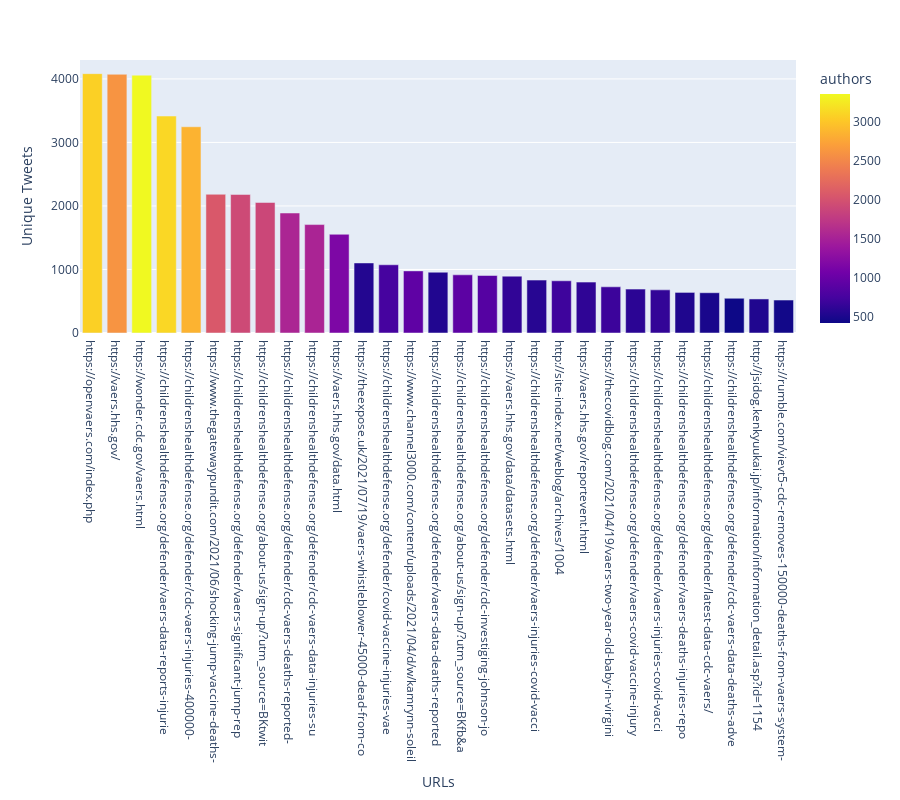

Notebook code cell kept with this figure:
### Code cell
nazgp = txturldf[~txturldf.az_keyword.notna()] \
    .groupby(["expanded_url"]).nunique().sort_values(["nodeID"],ascending=False).reset_index()
nazgp

"Number of Tweets, and authors for URLs (AstraZeneca not mentioned)"

import plotly.express as px
fig = px.bar(nazgp.rename(columns=dict(nodeID="tweets",nodeUserID="authors"))[nazgp["nodeID"]>500],
              x="expanded_url",y="tweets",color="authors",height=800)
fig = fig.update_layout(legend_title="Legend",legend=dict(
    yanchor="top",
    y=1,
    xanchor="right",
    x=1,
    bgcolor='rgba(0,0,0,0)',
))
fig = fig.update_xaxes(title_text='URLs',ticktext=nazgp['expanded_url'].str.slice(0,70).tolist(),
                       tickmode="array",
                       tickvals=list(range(len(nazgp))))
fig = fig.update_yaxes(title_text='Unique Tweets')
fig.show()

### Figure 1 — Plotly figure (JSON) as saved in the notebook; plotly's stock layout.template omitted (floating-point values rounded to 4 significant figures; data arrays with more than 128 entries replaced by an {"elided": "..."} marker saying what was removed)
{"data": [{"alignmentgroup": "True", "hovertemplate": "expanded_url=%{x}<br>tweets=%{y}<br>authors=%{marker.color}<extra></extra>", "legendgroup": "", "marker": {"color": [3074, 2606, 3355, 3117, 2855, 2066, 1916, 1893, 1549, 1535, 1165, 549, 753, 937, 541, 913, 864, 631, 575, 707, 618, 692, 597, 644, 526, 493, 425, 536, 453], "coloraxis": "coloraxis", "pattern": {"shape": ""}}, "name": "", "offsetgroup": "", "orientation": "v", "showlegend": false, "textposition": "auto", "type": "bar", "x": ["https://openvaers.com/index.php", "https://vaers.hhs.gov/", "https://wonder.cdc.gov/vaers.html", "https://childrenshealthdefense.org/defender/vaers-data-reports-injuries-12-to-17-year-olds-more-than-triple/", "https://childrenshealthdefense.org/defender/cdc-vaers-injuries-400000-following-covid-vaccines/", "https://www.thegatewaypundit.com/2021/06/shocking-jump-vaccine-deaths-reported-week-cdc-linked-vaers-tracking-website/", "https://childrenshealthdefense.org/defender/vaers-significant-jump-reported-injuries-deaths-after-covid-vaccine/", "https://childrenshealthdefense.org/about-us/sign-up/?utm_source=BKtwitter&amp;utm_medium=defender", "https://childrenshealthdefense.org/defender/cdc-vaers-deaths-reported-covid-vaccines/", "https://childrenshealthdefense.org/defender/cdc-vaers-data-injuries-surpass-7000-ages-12-to-17-covid-vaccines/", "https://vaers.hhs.gov/data.html", "https://theexpose.uk/2021/07/19/vaers-whistleblower-45000-dead-from-covid-19-vaccines-within-3-days-sparks-lawsuit-against-federal-government/", "https://childrenshealthdefense.org/defender/covid-vaccine-injuries-vaers-cdc/", "https://www.channel3000.com/content/uploads/2021/04/d/w/kamrynn-soleil-thomas.jpg", "https://childrenshealthdefense.org/defender/vaers-data-deaths-reported-following-covid-vaccines/", "https://childrenshealthdefense.org/about-us/sign-up/?utm_source=BKfb&amp;utm_medium=defender", "https://childrenshealthdefense.org/defender/cdc-investiging-johnson-johnson-vaers-data-reports-deaths-covid-vaccines/", "https://vaers.hhs.gov/data/datasets.html", "https://childrenshealthdefense.org/defender/vaers-injuries-covid-vaccine-cdc-data/", "http://site-index.net/weblog/archives/1004", "https://vaers.hhs.gov/reportevent.html", "https://thecovidblog.com/2021/04/19/vaers-two-year-old-baby-in-virginia-dead-six-days-after-second-pfizer-shot/", "https://childrenshealthdefense.org/defender/vaers-covid-vaccine-injury-reports-increase/", "https://childrenshealthdefense.org/defender/vaers-injuries-covid-vaccine-cdc-data/?utm_source=salsa&eType=EmailBlastContent&eId=e6b37aec-89c0-44b5-be90-d2376c84bfcb&fbclid=IwAR0s1bhVuxWhUCK1yq3UCRmB_GlEu0HDjf-muog_mNJVcgjos5E9QXnIUWc", "https://childrenshealthdefense.org/defender/vaers-deaths-injuries-reported-cdc-covid-vaccines-moderna-pregnant-women/", "https://childrenshealthdefense.org/defender/latest-data-cdc-vaers/", "https://childrenshealthdefense.org/defender/cdc-vaers-data-deaths-adverse-events-covid-vaccines-including-children/", "http://jsidog.kenkyuukai.jp/information/information_detail.asp?id=115447", "https://rumble.com/vievt5-cdc-removes-150000-deaths-from-vaers-system-jab-genocide.html"], "xaxis": "x", "y": [4083, 4073, 4059, 3416, 3247, 2184, 2181, 2055, 1889, 1707, 1554, 1103, 1074, 978, 957, 916, 905, 895, 833, 822, 801, 727, 691, 679, 639, 634, 547, 536, 519], "yaxis": "y"}], "layout": {"barmode": "relative", "coloraxis": {"colorbar": {"title": {"text": "authors"}}, "colorscale": [[0, "#0d0887"], [0.1111, "#46039f"], [0.2222, "#7201a8"], [0.3333, "#9c179e"], [0.4444, "#bd3786"], [0.5556, "#d8576b"], [0.6667, "#ed7953"], [0.7778, "#fb9f3a"], [0.8889, "#fdca26"], [1, "#f0f921"]]}, "height": 800, "legend": {"bgcolor": "rgba(0,0,0,0)", "title": {"text": "Legend"}, "tracegroupgap": 0, "x": 1, "xanchor": "right", "y": 1, "yanchor": "top"}, "margin": {"t": 60}, "xaxis": {"anchor": "y", "domain": [0, 1], "tickmode": "array", "ticktext": {"elided": "8058 str values"}, "tickvals": {"elided": "8058 int values"}, "title": {"text": "URLs"}}, "yaxis": {"anchor": "x", "domain": [0, 1], "title": {"text": "Unique Tweets"}}}}
